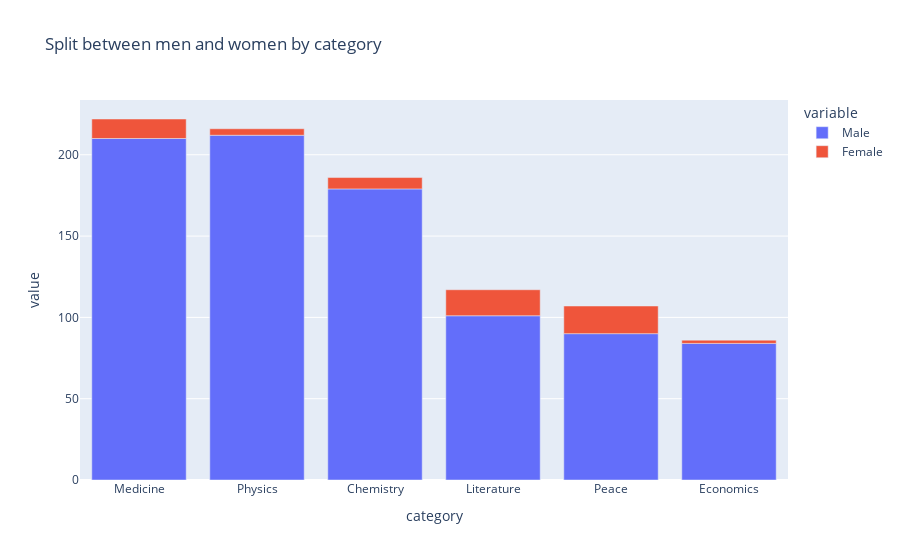

The notebook cell saved with this chart:
### Code cell
fig4 = px.bar(categ_sex_counts, x=categ_sex_counts.index, y=['Male','Female'], title="Split between men and women by category", color_continuous_scale="Aggrnyl")
fig4.update_layout(xaxis={'categoryorder':'total descending'})
fig4.show()

### Figure 1 — Plotly figure (JSON) as saved in the notebook; plotly's stock layout.template omitted (floating-point values rounded to 4 significant figures)
{"data": [{"hovertemplate": "variable=Male<br>category=%{x}<br>value=%{y}<extra></extra>", "legendgroup": "Male", "marker": {"color": "#636efa", "pattern": {"shape": ""}}, "name": "Male", "orientation": "v", "showlegend": true, "textposition": "auto", "type": "bar", "x": ["Chemistry", "Economics", "Literature", "Medicine", "Peace", "Physics"], "xaxis": "x", "y": [179, 84, 101, 210, 90, 212], "yaxis": "y"}, {"hovertemplate": "variable=Female<br>category=%{x}<br>value=%{y}<extra></extra>", "legendgroup": "Female", "marker": {"color": "#EF553B", "pattern": {"shape": ""}}, "name": "Female", "orientation": "v", "showlegend": true, "textposition": "auto", "type": "bar", "x": ["Chemistry", "Economics", "Literature", "Medicine", "Peace", "Physics"], "xaxis": "x", "y": [7, 2, 16, 12, 17, 4], "yaxis": "y"}], "layout": {"barmode": "relative", "legend": {"title": {"text": "variable"}, "tracegroupgap": 0}, "title": {"text": "Split between men and women by category"}, "xaxis": {"anchor": "y", "categoryorder": "total descending", "domain": [0, 1], "title": {"text": "category"}}, "yaxis": {"anchor": "x", "domain": [0, 1], "title": {"text": "value"}}}}
